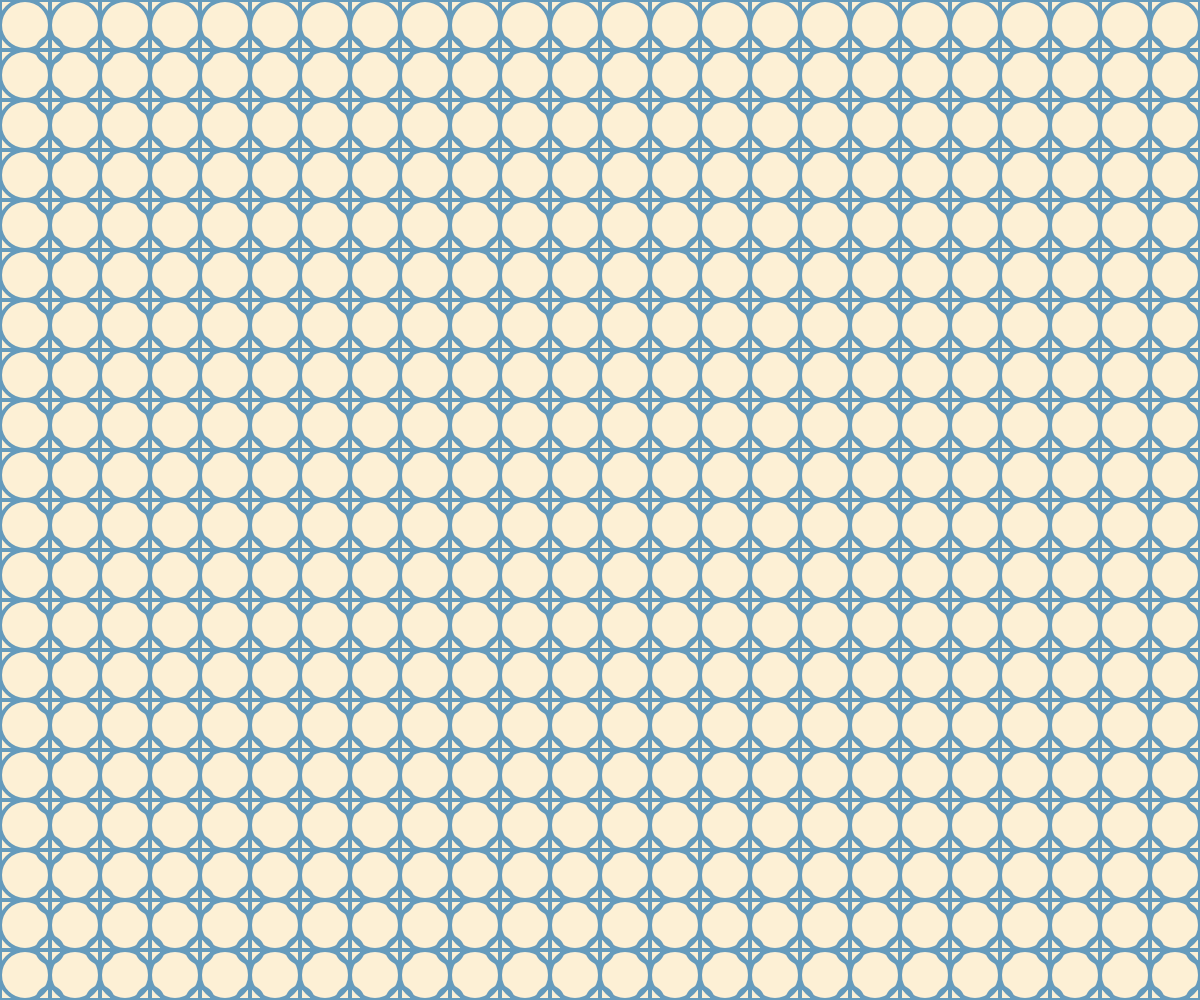
Frame 1 (no input)
Frame 60 (no input): identical to frame 1, image omitted
Frame 120 (the mouse pressed at the canvas centre since frame 60): identical to frame 1, image omitted

The p5.js sketch that drew this single still picture (run headless with seeded random() and noise() and a simulated clock; from frame 60 on, the mouse is pressed at the canvas centre):

// p5.js sketch
// ── sketch.js
function setup() { //設定初始內容，只會執行一次
  createCanvas(windowWidth, windowHeight); //產生一個畫布
  //background(0) //黑色背景
  background("#fdf0d5") //設定背景顏色
}

function draw() {//畫圖，每秒會畫60次
  //background(220); //背景顏色，灰白色(0黑色~255白)
  background("#fdf0d5") //設定背景顏色
  rectMode(CENTER) //設定方形的座標點放在方形的中間
  noFill() //以下所畫的物件不要充滿顏色
  stroke("#669bbc") //線條的顏色
  strokeWeight(4) //線條的粗細
  //宣告變數
  var rect_width=50+mouseX/10 //方形的寬度
  var bc_width=50+mouseY/10 //大圓的寬度
  var sc_width=25+mouseX/100 //小圓的寬度
  //FOR迴圈
  //i=0:i為變數，要i從0開始(設定i的初始值)
  //i<20:條件判斷，當條件成立時，就繼續進到迴圈內的程式碼執行
  //i=i+1:i值每次改變的差距值，當迴圈內程式碼執行一次完畢後，i值會自動+1
  for(let j=0;j<20;j=j+1){ //產生第幾排，共20排
    for(let i=0;i<40;i=i+1){ //產生一整排的物件(兩個圓加上一個方形)，每排有40個物件
      //if(i<5){ //第0~4排共5排設定的顏色
      //stroke("#0d3b66")
      //}else if (i<10){//第5~9排共5排設定的顏色
      //stroke("#772e25")
      //}else{ //第10排後
      //stroke("#772e25")
      //}
      ellipse(25+50*i,25+50*j,50) //在座標(x:25,y:25)畫一個直徑為50的圓
      rect(25+50*i,25+50*j,50) //畫方形，在座標(x:25,y:25)畫一個直徑為50的方形
      ellipse(50+50*i,50+50*j,25) //畫小圓，直徑為25
  }

}
}
